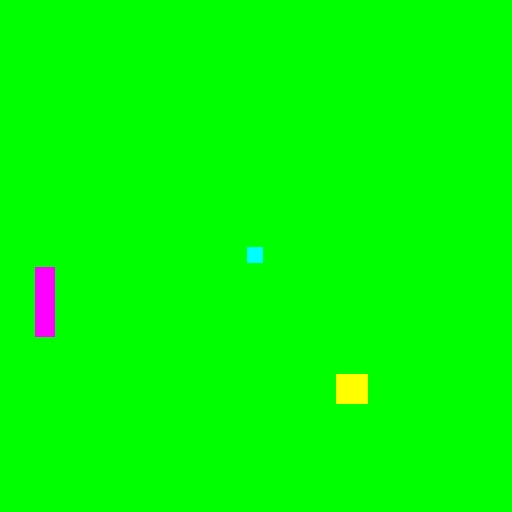
%> input picture imageProcess/image.jpg, 512 x 512 px
$ octave Untitled4.m   (GNU Octave 9; MATLAB toolbox functions it lacks are replaced by stand-ins)
%> lines starting %> are read from the running program, lines starting %| are printed output that depends on the picture; in (x1, y1, x2, y2) boxes, pixels count from 0 and x2, y2 are one past the last pixel; in counts of white or black regions, pixels touching at a corner belong together; the program's own positions count from 1
clear;
close all;
RGB = imread('imageProcess/image.jpg');
%> RGB is the input picture: size 512x512x3 uint8; mean R, G, B 2.3, 253.6, 2.6
[IND, map] = rgb2ind(RGB, 4);
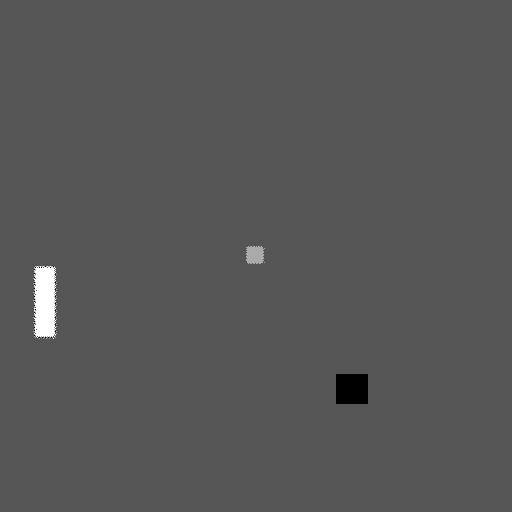
%> IND: size 512x512 uint8; min 0, max 3, mean 1.01; drawn with min black and max white
%> map = [0.976 1 0.00784; 0 1 0.00392; 0.192 0.867 0.702; 0.929 0.0471 0.925]
L1 = IND + 1;
L1(IND > 1) = 0;
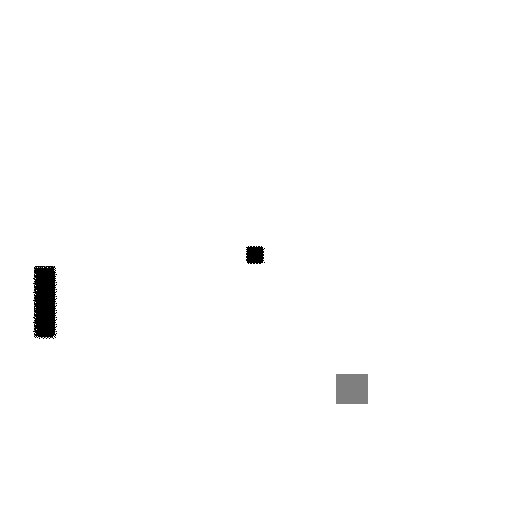
%> L1: size 512x512 uint8; min 0, max 2, mean 1.98; drawn with min black and max white
maxValue = max(max(IND));
%> maxValue = 3
maxValue = cast(maxValue,'int8')
figure;
for i = 1:double    (maxValue)
    L = IND + 1;
    L(IND < i) = 0;
    L(IND > i) = 0;
    L(IND == i) = 1;

    subplot(2, 2, i), imshow(L*255), title(['L = ' num2str(i)]);
    imwrite(L, sprintf('imageProcess/rgb2ind%d.jpg', i), 'quality', 100);
    x(:,:,1) = L;
end
%> this loop made 3 passes
%> pass 1, `imshow(L*255)`:
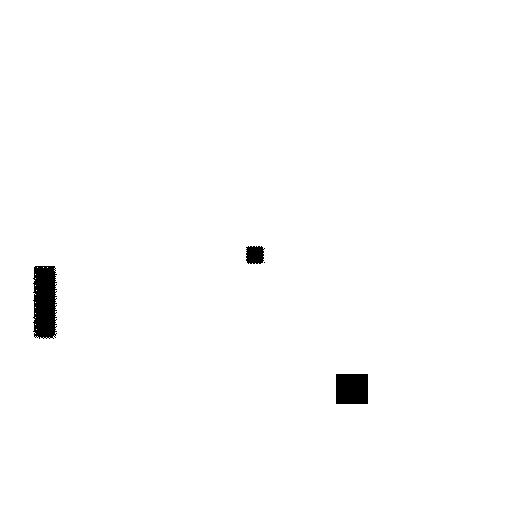
%> displayed picture: size 512x512, on the screen's scale of 0 to 255; 98.9% white; 4 black regions (1 under 20 px), largest, box (x1, y1, x2, y2) and area: (33, 266, 57, 339) 1538, (336, 374, 368, 404) 960, (246, 246, 265, 264) 292
%> pass 2, `imshow(L*255)`:
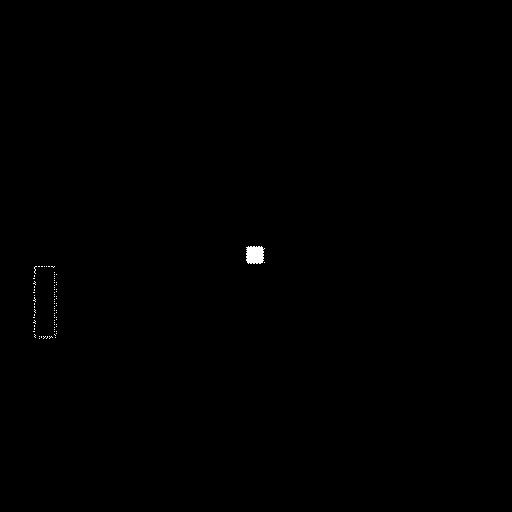
%> displayed picture: size 512x512, on the screen's scale of 0 to 255; 0.16% white; 79 white regions (78 under 20 px), largest, box (x1, y1, x2, y2) and area: (246, 246, 265, 264) 292
%> after the loop:
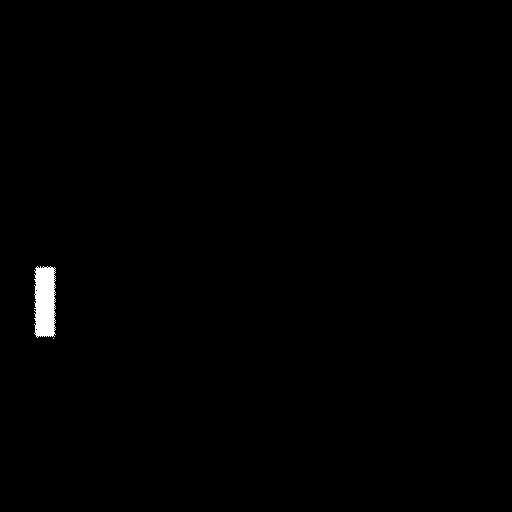
%> L: size 512x512 uint8; values 0 (black) and 1 (white), 0.52% white; 2 white regions (1 under 20 px), largest, box (x1, y1, x2, y2) and area: (34, 266, 56, 338) 1365
%> after the loop:
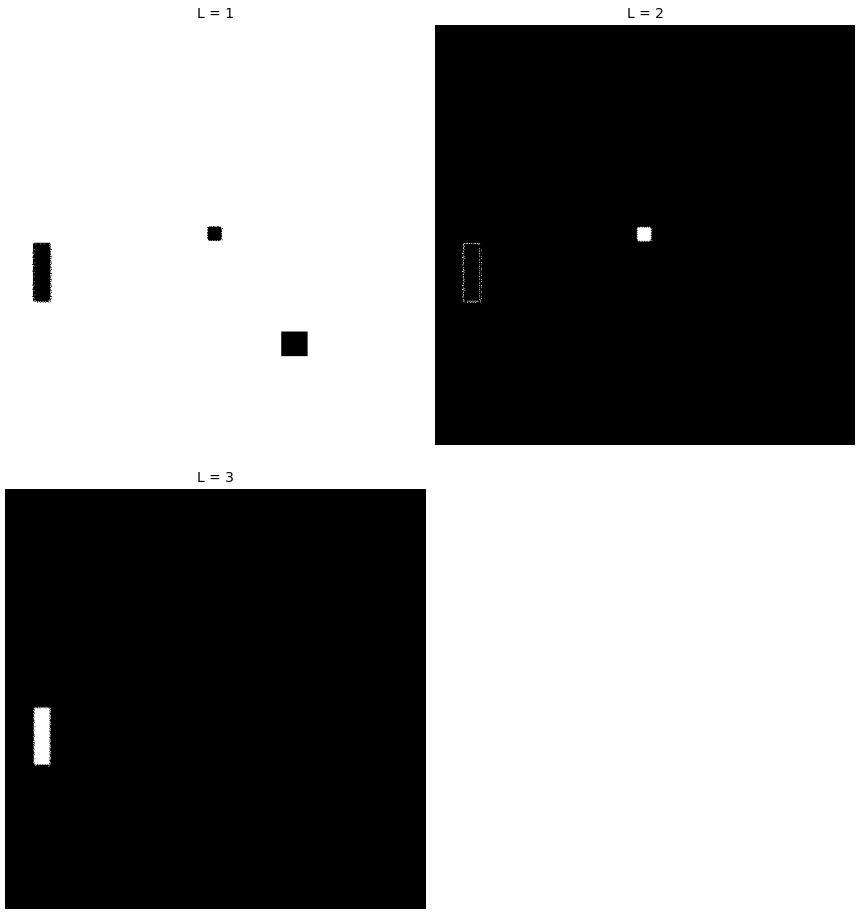
%> figure redrawn from the program's plot data, 3 panels
invert = 1 - x;
%> (the run ends here)
